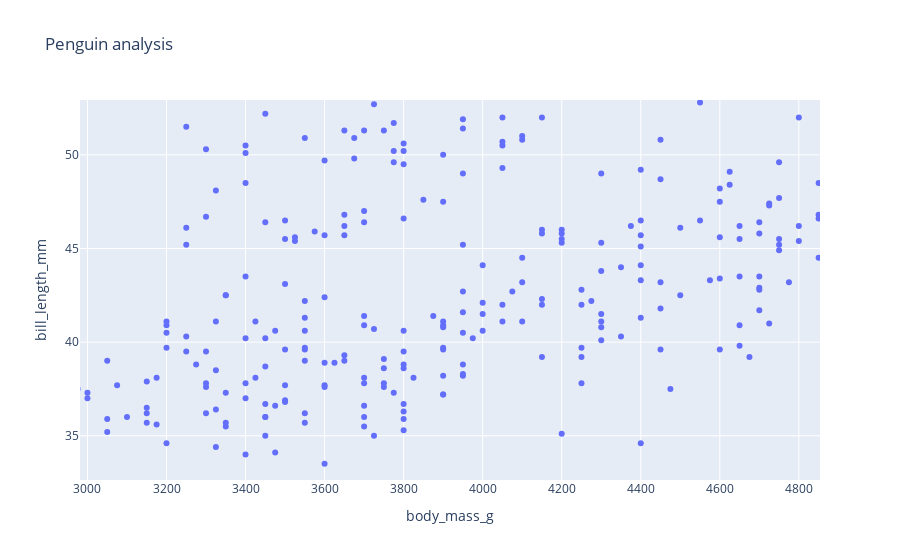

The code cell stored with this chart in its notebook:
### Code cell
import plotly.express as px
import seaborn as sns
df = sns.load_dataset("penguins")
fig = px.scatter(df, x="body_mass_g", y="bill_length_mm", title='Penguin analysis')
fig.show()

### Figure 1 — Plotly figure (JSON) as saved in the notebook; plotly's stock layout.template omitted (floating-point values rounded to 4 significant figures; data arrays with more than 128 entries replaced by an {"elided": "..."} marker saying what was removed)
{"data": [{"hovertemplate": "body_mass_g=%{x}<br>bill_length_mm=%{y}<extra></extra>", "legendgroup": "", "marker": {"color": "#636efa", "symbol": "circle"}, "mode": "markers", "name": "", "orientation": "v", "showlegend": false, "type": "scatter", "x": {"elided": "344 int values"}, "xaxis": "x", "y": {"elided": "344 float values"}, "yaxis": "y"}], "layout": {"autosize": true, "dragmode": "pan", "legend": {"tracegroupgap": 0}, "title": {"text": "Penguin analysis"}, "xaxis": {"anchor": "y", "autorange": false, "domain": [0, 1], "range": [2981.0, 4854.0], "title": {"text": "body_mass_g"}, "type": "linear"}, "yaxis": {"anchor": "x", "autorange": false, "domain": [0, 1], "range": [32.64, 52.93], "title": {"text": "bill_length_mm"}, "type": "linear"}}}
